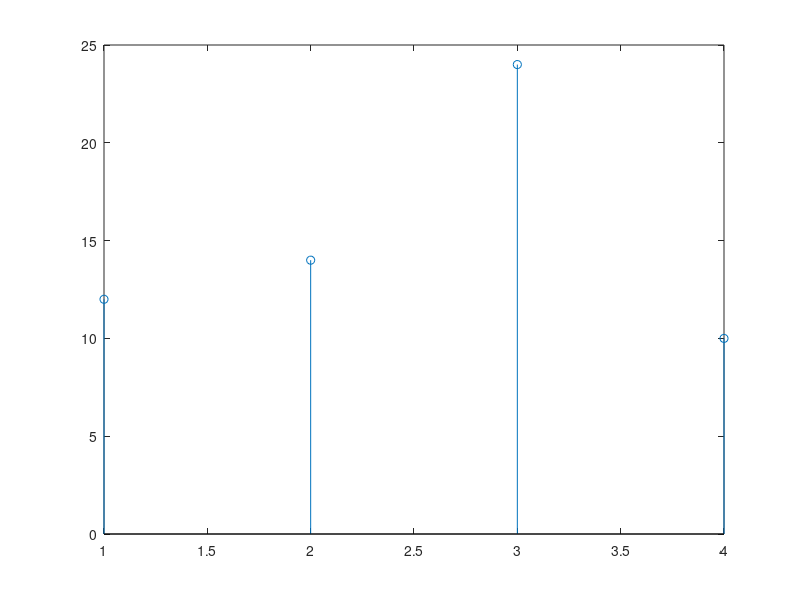
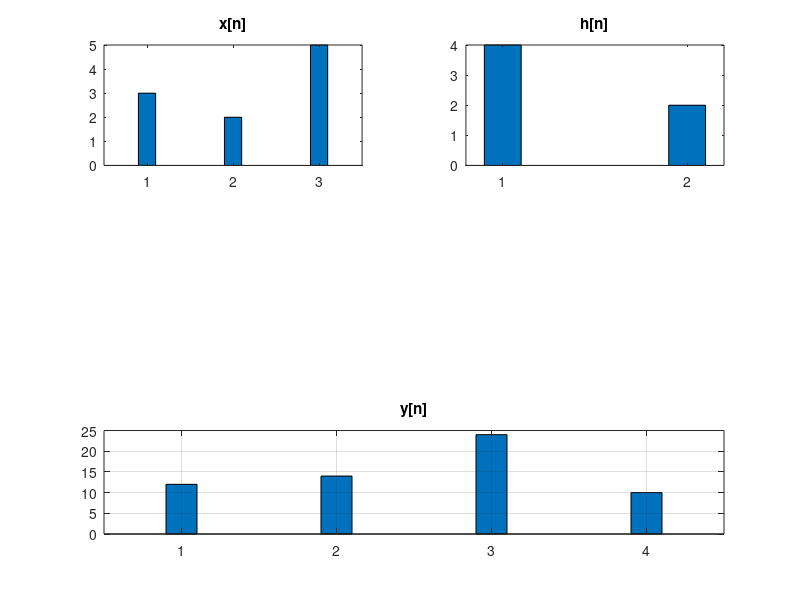

Write the MATLAB code that produced these figures, in order.
clc
clear
x = [3 2 5];
h = [4 2];
y = conv(h,x);
figure 1;
stem(y);
figure 2;
subplot(3,2,1); bar(x,0.2); title('x[n]');
subplot(3,2,2); bar(h,0.2); title('h[n]');
subplot(3,1,3); bar(y,0.2); title('y[n]');
grid on;
